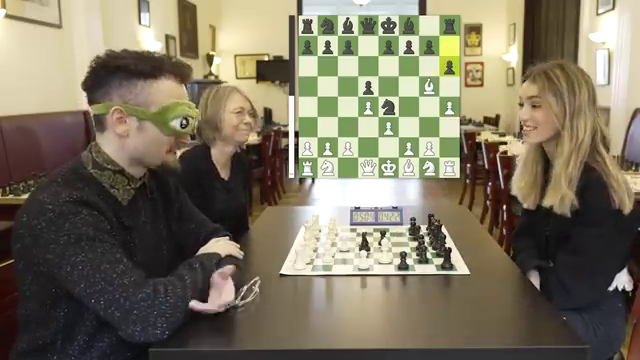
#> input picture NoCandidateTest.png, 640 x 360 px
$ jupyter execute BoardDetectionDebug.ipynb
#> lines starting #> are read from the running program, lines starting #| are printed output that depends on the picture; after the words box and inside, x2 and y2 are one past the last pixel; in counts of white or black regions, pixels touching at a corner belong together
### PlotDrawer.py
import cv2
import matplotlib.pyplot as plt

class PlotDrawer():
    def __init__(self):
        pass

    def show_image(self, image, title='Image', cmap=None):
        plt.figure(figsize=(6, 6))
        if image.ndim == 2:  # grayscale
            plt.imshow(image, cmap=cmap or 'gray')
        else:  # color
            image_rgb = cv2.cvtColor(image, cv2.COLOR_BGR2RGB)
            plt.imshow(image_rgb)
        plt.title(title)
        plt.axis('off')
        plt.show()

    def draw_contours(self, image, contours):
        image_copy = image.copy()
        for c in contours:
            cv2.drawContours(image_copy, [c], -1, (0, 255, 0), 2)
        self.show_image(image_copy, "Contours")

    def draw_lines_on_image(self, image, lines):
        image_with_lines = image.copy()
        for line in lines:
            x1, y1, x2, y2 = line[0]
            cv2.line(image_with_lines, (x1, y1), (x2, y2), (0, 255, 0), 2)
        self.show_image(image_with_lines, "Detected Lines")

    # [10 lines left out: function draw_box, not called in this run]

### BoardDetector.py
import cv2
import numpy as np

from PlotDrawer import PlotDrawer

class ContourBoardDetector():
    def __init__(self, settings):
        self.settings = settings
        self.plotter = PlotDrawer()

    # Detection Helper Functions
    # [6 lines left out: function apply_edge_detection, not called in this run]

    def count_grid_lines(self, edges):
        lines = cv2.HoughLinesP(edges, 1, np.pi / 180, threshold=100, minLineLength=40, maxLineGap=10)

        vertical = 0
        horizontal = 0

        if lines is not None:
            for line in lines:
                x1, y1, x2, y2 = line[0]
                angle = abs(np.arctan2((y2 - y1), (x2 - x1)) * 180.0 / np.pi)
                if angle < 10:  # near-horizontal
                    horizontal += 1
                elif angle > 80:  # near-vertical
                    vertical += 1

        return vertical, horizontal

    # [106 lines left out: functions compute_grid_confidence, find_squares, return_best_candidate, detect, not called in this run]

### BoardDetectionDebug.ipynb
[cell 1]
import cv2

import numpy as np
import matplotlib.pyplot as plt

[cell 2]
from BoardDetector import ContourBoardDetector
from PlotDrawer import PlotDrawer

boardDetector = ContourBoardDetector({
    "resolution_area": 720 * 1280
})

plotter = PlotDrawer()

# cv2.imwrite(filename, var)

[cell 3]
img = cv2.imread("NoCandidateTest.png")
#> img is the input picture: shape (360, 640, 3); mean B, G, R 97.6, 117.4, 125

[cell 4]
plotter.show_image(img)

[cell 5]
def apply_edge_detection(img):
    gray = cv2.cvtColor(img, cv2.COLOR_BGR2GRAY)
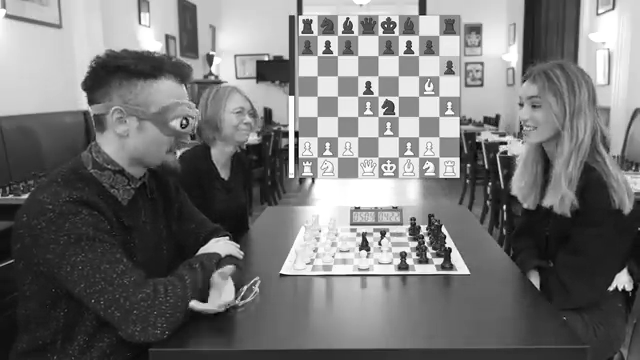
#> gray: shape (360, 640); min 0, max 255, mean 117.4
    blurred = cv2.GaussianBlur(gray, (7, 7), 0)
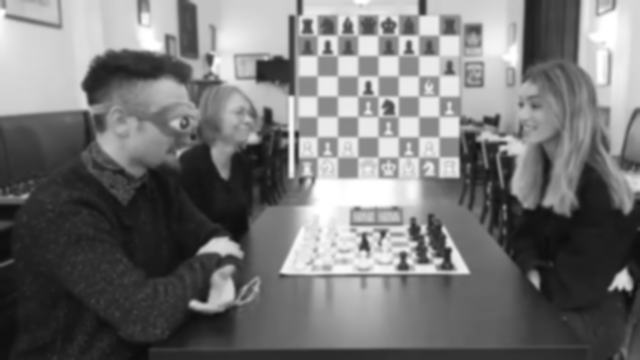
#> blurred: shape (360, 640); min 12, max 255, mean 117.4
    edges  = cv2.Canny(blurred, 50, 100)
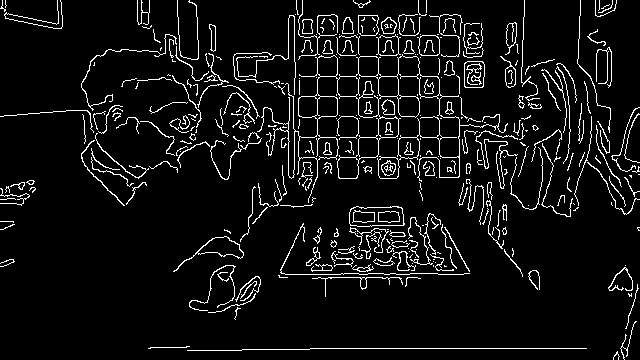
#> edges: shape (360, 640); 6.8% white in thin lines or dots
    kernel = np.ones((3,3), np.uint8)
    edges_thick = cv2.dilate(edges, kernel, iterations=1)
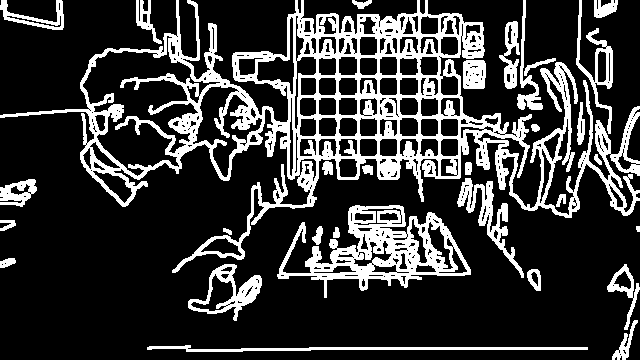
#> edges_thick: shape (360, 640); 21.7% white; 31 white regions, largest, box (x1, y1, x2, y2) and area: (0, 0, 640, 273) 32245, (277, 205, 471, 298) 6361, (457, 178, 524, 278) 1482
    edges_open  = cv2.morphologyEx(edges_thick, cv2.MORPH_OPEN, kernel, iterations=1)
    edges_fixed = cv2.erode(edges_open, kernel, iterations=1)
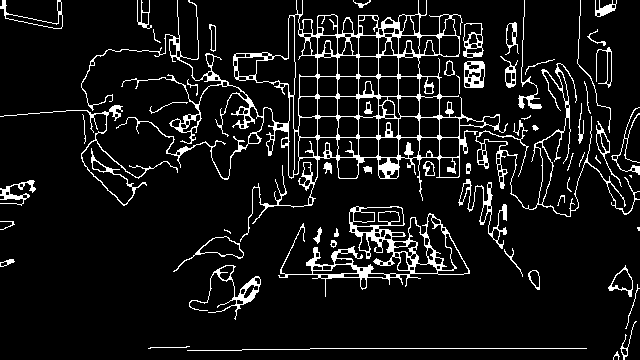
#> edges_fixed: shape (360, 640); 8.8% white in thin lines or dots

    return edges_fixed

edges = apply_edge_detection(img)

vertical, horizontal = boardDetector.count_grid_lines(edges)
#> in count_grid_lines, `lines = cv2.HoughLinesP(edges, 1, np.pi / 180, threshold=100, minLineL..`: lines = 58 rows, first 6: [310, 348, 586, 348], [248, 137, 476, 137], [378, 175, 378, 17], [288, 96, 458, 96], [288, 157, 459, 157], [398, 277, 398, 206]
#> the loop in count_grid_lines, `for line in lines:` made 58 passes
#> (x1, y1, x2, y2, angle) on passes 1 to 12: (310, 348, 586, 348, 0), (248, 137, 476, 137, 0), (378, 175, 378, 17, 90), (288, 96, 458, 96, 0), (288, 157, 459, 157, 0), (398, 277, 398, 206, 90), (295, 76, 438, 76, 0), (358, 174, 358, 3, 90), (376, 55, 481, 55, 0), (289, 116, 420, 116, 0), (288, 35, 481, 35, 0), (415, 117, 467, 117, 0)
#> after the loop in count_grid_lines, `for line in lines:`: horizontal = 25; vertical = 10
#> vertical = 10; horizontal = 25
plotter.show_image(edges, "Edges")

contours, _ = cv2.findContours(edges, cv2.RETR_LIST, cv2.CHAIN_APPROX_SIMPLE)
#> contours = 315 contours, 76 with area under 20; largest, box (x1, y1, x2, y2) and area: (81, 0, 508, 242) 27126, (278, 206, 470, 297) 5902, (475, 63, 640, 217) 1292, (255, 15, 296, 96) 1250, (293, 14, 318, 131) 1017
plotter.draw_contours(img, contours)
#> after the loop in draw_contours, `for c in contours:`:
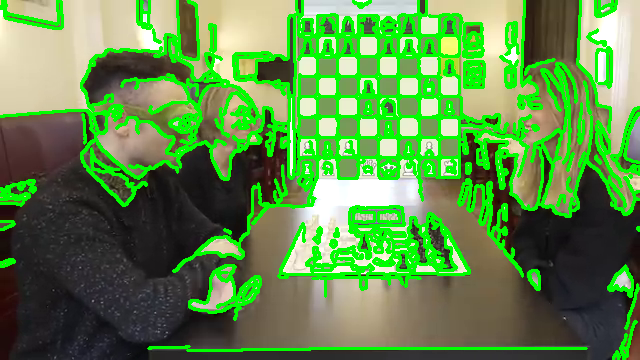
#> image_copy: shape (360, 640, 3); mean B, G, R 73.7, 141.9, 93.7
print(len(contours), "contours")
#| 315 contours
filtered = 0
candidates = []
for contour in contours:
    area = cv2.contourArea(contour)
    if area < 720 * 1280 * 0.01:
        continue

    filtered += 1
    plotter.draw_contours(img, [contour])
    rect = cv2.minAreaRect(contour)
    (cx, cy), (w, h), angle = rect

    if abs(angle % 180) != 0.0 and abs(angle != 90.0):
        continue

    if w == 0 or h == 0:
        continue

    # Test square aspect ratio with 10% error
    aspect_ratio = max(w, h) / min(w, h)
    if 0.9 < aspect_ratio < 1.1:
        box = cv2.boxPoints(rect)
        box = box.astype(np.intp)
        candidates.append((box, area, angle))
#> this loop made 315 passes
#> area on passes 2, 5, 6: 32.5, 55.5, 29.5
#> after the loop, candidates = []; filtered = 1

print("Size filtered", filtered)
#| Size filtered 1

if not candidates:
    plotter.show_image(img, "No Candidates")
    print("No candidates found.")

[cell 6]
edges = apply_edge_detection(img)
lines = cv2.HoughLinesP(edges, 1, np.pi/180,
                            threshold=150, minLineLength=0.3*min(edges.shape),
                            maxLineGap=15)
#> lines = 15 rows, first 6: [310, 348, 586, 348], [233, 137, 476, 137], [288, 157, 459, 157], [358, 174, 358, 3], [295, 76, 438, 76], [378, 175, 378, 17]

plotter.draw_lines_on_image(img, lines)
#> the loop in draw_lines_on_image, `for line in lines:` made 15 passes
#> (x1, y1, x2, y2) on passes 1 to 12: (310, 348, 586, 348), (233, 137, 476, 137), (288, 157, 459, 157), (358, 174, 358, 3), (295, 76, 438, 76), (378, 175, 378, 17), (288, 96, 458, 96), (398, 176, 398, 17), (317, 177, 317, 16), (234, 55, 359, 55), (289, 116, 465, 116), (289, 117, 499, 117)
#> after the loop in draw_lines_on_image, `for line in lines:`:
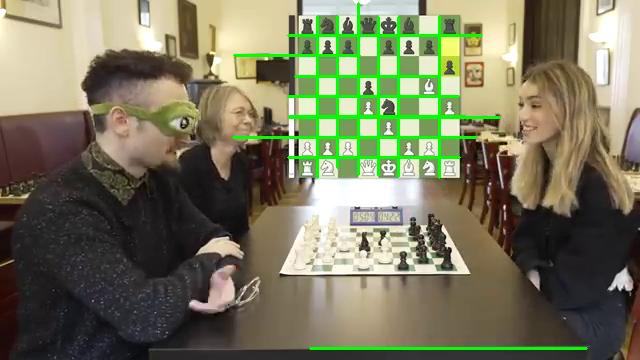
#> image_with_lines: shape (360, 640, 3); 3.19% of pixels changed, all inside (x1, y1, x2, y2) = (232, 2, 588, 350)
